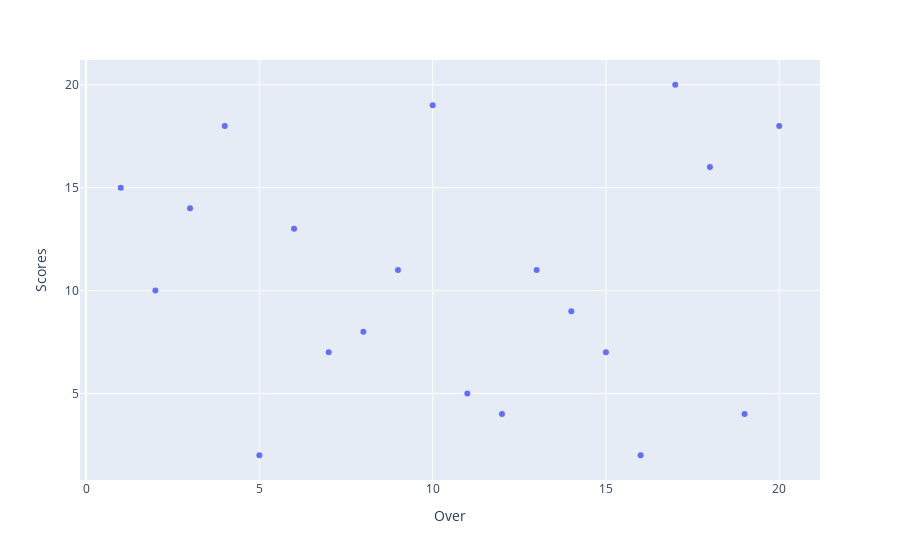

Notebook source saved alongside this figure:
### Code cell
import plotly.express as px
fig=px.scatter(data,x="Over",y='Scores')
fig.show()

### Figure 1 — Plotly figure (JSON) as saved in the notebook; plotly's stock layout.template omitted (floating-point values rounded to 4 significant figures)
{"data": [{"hovertemplate": "Over=%{x}<br>Scores=%{y}<extra></extra>", "legendgroup": "", "marker": {"color": "#636efa", "symbol": "circle"}, "mode": "markers", "name": "", "orientation": "v", "showlegend": false, "type": "scatter", "x": [1, 2, 3, 4, 5, 6, 7, 8, 9, 10, 11, 12, 13, 14, 15, 16, 17, 18, 19, 20], "xaxis": "x", "y": [15, 10, 14, 18, 2, 13, 7, 8, 11, 19, 5, 4, 11, 9, 7, 2, 20, 16, 4, 18], "yaxis": "y"}], "layout": {"legend": {"tracegroupgap": 0}, "margin": {"t": 60}, "xaxis": {"anchor": "y", "domain": [0, 1], "title": {"text": "Over"}}, "yaxis": {"anchor": "x", "domain": [0, 1], "title": {"text": "Scores"}}}}
